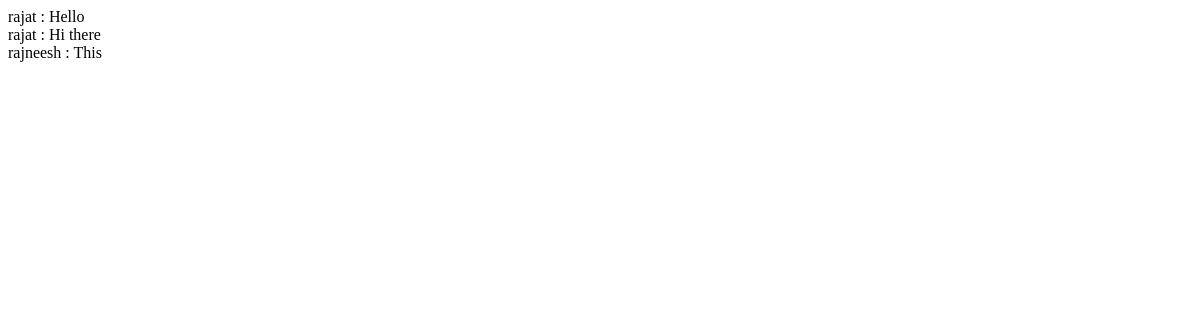
Before: /comment?blog_id=57 with the older database file.
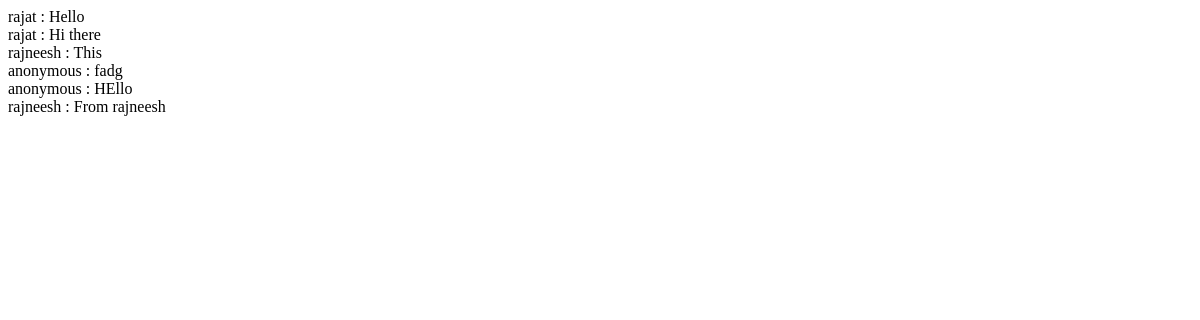
After: the same page with the newer database file.
### tables this page shows
CREATE TABLE comment (
    comment_id integer PRIMARY KEY AUTOINCREMENT,
    comment text NOT NULL,
    blog_id integer NOT NULL, user_name text,
    FOREIGN KEY (blog_id)
    REFERENCES blog_detail (blog_id));

### app/__init__.py (the view)
@app.route('/comment',methods = ['POST', 'GET'])
def comments():
    if request.method == "GET":
        msg = dbHandler.comment(request.args["blog_id"])
    else:
        print "form : ",request.form["blog_id"]
        msg = dbHandler.comment(request.form["blog_id"])
    return render_template('comment_div.html',user=msg)

### app/models.py (called while the page is built)
def comment(args1):
  try:
    with sql.connect("database.db") as con:
      con.row_factory = sql.Row
      cur = con.cursor()
      print "args in model.comment",args1
      cur.execute("select * from comment")
      print args1
      rows = cur.fetchall()
      comment=[]
      for row in rows:
        if row['blog_id']==int(args1):
           comment.append(row)
      return (comment)
  except:
      print "connection failed"
      return ([], "connection failed")

### app/templates/comment_div.html
<div>
    {% for comment_data in user %}
    <div><label>{{comment_data.user_name}} : </label> {{comment_data.comment}}</div>
    {% endfor %}
</div>

Changed rows visible on the page:
added comment: user_name "anonymous", comment "fadg"
added comment: user_name "anonymous", comment "HEllo"
added comment: user_name "rajneesh", comment "From rajneesh"
